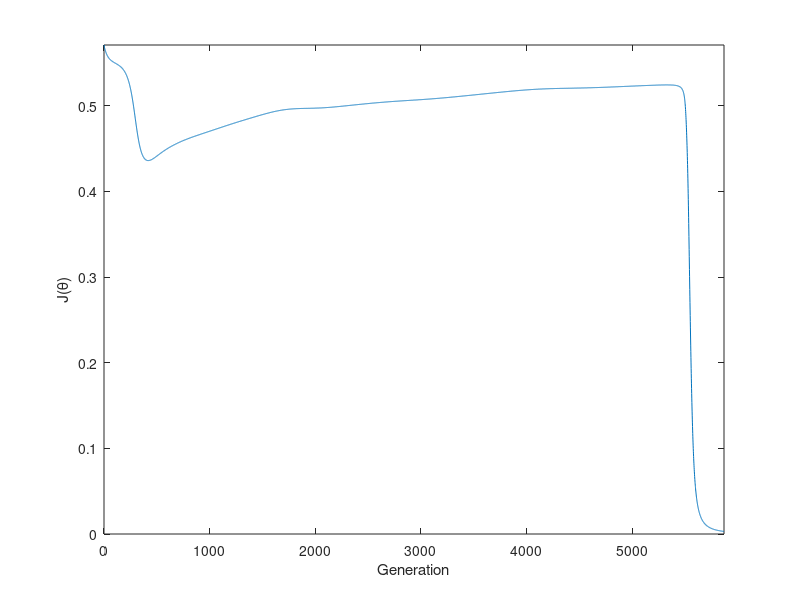

Here is the MATLAB script that generated this plot:
% An artificial neural network example using
% regular multi-layer perceptrons.

clear all;
%rng(321);

% Learning XOR
% ------------

X = { [0; 0]; 
      [1; 0]; 
      [0; 1]; 
      [1; 1] };
  
Y = { 0;
      1;
      1;
      0 };

assert( numel(X) == numel(Y) );

  
% The "input layer"
% -----------------

% This layer does not exist, since the "outgoing" connection weights
% are encoded as part of the first hidden layer and the "input neurons"
% just act as identities.
  

% The (first and only) hidden layer
% ---------------------------------

N_inputs     = numel(X{1});
N_neurons    = 2;
activation   = @(a) 1./(1+exp(-a)); % logistic function
d_activation = @(a) activation(a).*(1-activation(a));
L{1}         = struct(...
                'theta',  0.05*randn(N_neurons, N_inputs), ...
                'bias',   0.05*randn(N_neurons, 1), ...
                'sigma',  activation, ...
                'dsigma', d_activation ...
                );

            
% The output layer
% ----------------

N_inputs     = size(L{1}.theta, 1); % no. inputs is no. previous outputs
N_neurons    = 1;
activation   = L{1}.sigma;          % using the same activation function
d_activation = L{1}.dsigma;
L{2}         = struct(...
                'theta',  0.05*randn(N_neurons, N_inputs), ...
                'bias',   0.05*randn(N_neurons, 1), ...
                'sigma',  activation, ...
                'dsigma', d_activation ...
                );
            
            
% Test execution of the network
% -----------------------------

disp('Untrained network:');

for i=1:numel(X)     % ... for each training sample ...
    z = X{i};        % The first layer's activation is the network input.

    for j=1:numel(L) % ... for each network layer sample ...
        weights = L{j}.theta;
        bias    = L{j}.bias;
        sigma   = L{j}.sigma;
        
        a = weights * z + bias;
        z = sigma(a);
    end
    
    disp([ '  h( ' mat2str(X{i}) ' ) = ' mat2str(z) ]);
end


% Network training
% ----------------

threshold = 0.003;          % stop iterating when J < threshold
N_epochs = 1e4;             % max. number of training rounds
eta      = 1.0;             % the learning rate
N_layers = numel(L);
J        = zeros(1, N_epochs);

% Flat spot elimination helps Gradient Descent in very flat error
% surface areas by suggesting some (fake) gradient to move along.
fse      = 0.1;             % flat spot elimination amount

for k=1:N_epochs            % ... for each training epoch ...
    
    % prepare space to store all the training activations
    A = cell(N_layers, 1);
    Z = cell(N_layers, 1);
    for j=1:N_layers
        A{j} = nan(1, size(L{j}.theta, 1));
        Z{j} = nan(1, size(L{j}.theta, 1));
    end
    
    for i=1:numel(X)        % for each training sample
        z = X{i};
        for j=1:N_layers
            weights = L{j}.theta;
            bias    = L{j}.bias;
            sigma   = L{j}.sigma;
            
            a = weights * z + bias;                      
            z = sigma( a );
            
            A{j} = a;       % store the activation for later
            Z{j} = z;       % store the output for later
        end

        e    = Y{i} - Z{N_layers};
        J(k) = J(k) + 0.5 * sum( e.^2 );       % cost function to minimize
        
        % prepare the delta values
        delta   = cell(N_layers, 1);    % delta for the weights

        % calculate the error delta of the output layer
        % over all trainings examples (using the dot product)
        output_layer      = L{N_layers};
        gradient          = output_layer.dsigma( A{N_layers} ) + fse;
        delta{N_layers}   = e * gradient;

        % calculate the error delta for all hidden layers
        for j=N_layers-1:-1:1
            current_layer = L{j};
            next_layer    = L{j+1};
            
            % the inputs in the following neurons are affected through
            % our activation function; we thus use its gradient to
            % determine the influence on the error created by each
            % connection weights to connected units.
            delta_k    = delta{j+1};
            theta_k    = next_layer.theta;
            gradient   = current_layer.dsigma( A{j} ) + fse;
            
            delta{j}   = (theta_k'  * delta_k) .* gradient;
        end

        % update the hidden and output layer weights
        for j=2:N_layers          
            nabla_theta = delta{j} * Z{j-1}';
            nabla_bias  = delta{j} * 1;
            
            L{j}.theta = L{j}.theta + eta * nabla_theta;
            L{j}.bias  = L{j}.bias  + eta * nabla_bias;
        end

        % update the first hidden layer weights
        nabla_theta = delta{1} * X{i}';
        nabla_bias  = delta{1} * 1;
        
        L{1}.theta = L{1}.theta + eta * nabla_theta;
        L{1}.bias  = L{1}.bias  + eta * nabla_bias;
    end
    
    % assume J(theta) is still good here; early exit the process
    if J(k) <= threshold
        J = J(1:k); % trim away unused slots
        break;
    end
end


% Test execution of the network
% -----------------------------

disp('Trained network:');

for i=1:numel(X)
    z = X{i};

    for j=1:numel(L)
        weights = L{j}.theta;
        bias    = L{j}.bias;
        sigma   = L{j}.sigma;
        
        a = weights*z + bias;
        z = sigma(a);
    end
    
    disp([ '  h( ' mat2str(X{i}) ' ) = ' mat2str(z) ]);
end

close all;
figure;
plot(J);
ylabel('J(\theta)'); xlabel('Generation');
ylim([0 max(J)]);
xlim([0 numel(J)]);
